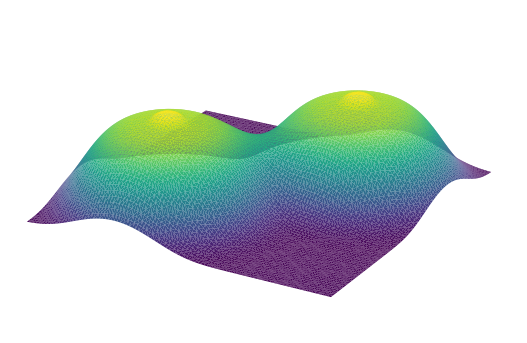

Generate this figure with Python:
import matplotlib.pyplot as plt
import pandas as pd
import numpy as np


class Boobs:
    def __init__(self, px_num=100):
        ls = np.linspace(-10, 10, px_num)
        points = []
        for x in ls:
            for y in ls:
                points.append((x, y, self._calculate(x, y)))
        self.df = pd.DataFrame(points, columns=['X', 'Y', 'Z'])

    def render(self):
        # Make the plot
        fig = plt.figure()
        ax = fig.gca(projection='3d')
        ax.plot_trisurf(self.df['X'],
                        self.df['Y'],
                        self.df['Z'],
                        cmap=plt.cm.viridis)
        # Hide grid lines
        plt.axis('off')
        plt.grid(b=None)
        #set normal scale
        ax.auto_scale_xyz([-7, 7], [-7, 7], [0, 2])
        plt.show()

    def _calculate(self, x, y):
        left = -((x + 4)**2 + (y + 4)**2)**2
        right = -((x - 4)**2 + (y - 4)**2)**2
        return np.exp(left / 1000) + np.exp(
            right / 1000) + 0.1 * (np.exp(left) + np.exp(right))


if __name__ == "__main__":
    boobs = Boobs()
    boobs.render()
